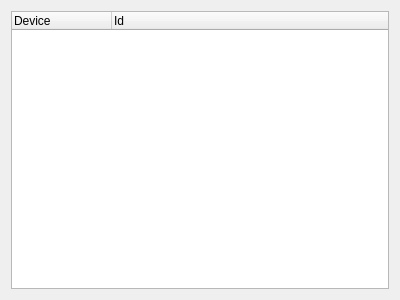
<?xml version="1.0" encoding="UTF-8"?>
<ui version="4.0">
 <class>SoundCardDialog</class>
 <widget class="QWidget" name="SoundCardDialog">
  <property name="geometry">
   <rect>
    <x>0</x>
    <y>0</y>
    <width>400</width>
    <height>300</height>
   </rect>
  </property>
  <property name="windowTitle">
   <string notr="true"/>
  </property>
  <layout class="QVBoxLayout" name="verticalLayout">
   <item>
    <widget class="QTreeWidget" name="treeWidget">
     <property name="editTriggers">
      <set>QAbstractItemView::NoEditTriggers</set>
     </property>
     <property name="alternatingRowColors">
      <bool>true</bool>
     </property>
     <column>
      <property name="text">
       <string>Device</string>
      </property>
     </column>
     <column>
      <property name="text">
       <string>Id</string>
      </property>
     </column>
    </widget>
   </item>
  </layout>
 </widget>
 <resources/>
 <connections/>
</ui>
